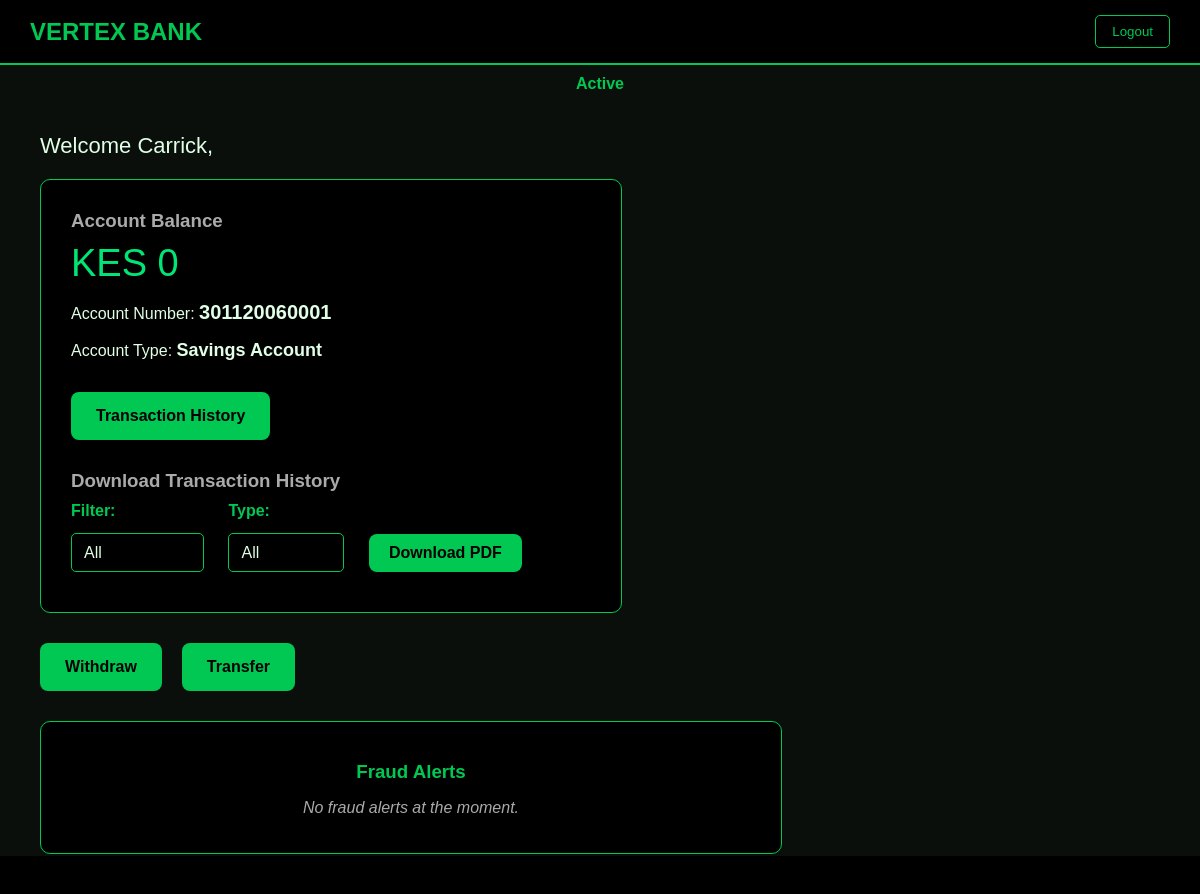
The app's page /dashboard (signed in) with its own data.
### tables this page shows
CREATE TABLE "users" (
	"id"	INTEGER,
	"username"	TEXT UNIQUE,
	"password"	TEXT,
	"first_name"	TEXT,
	"account_number"	TEXT,
	"account_type"	TEXT,
	"balance"	NUMERIC DEFAULT 0,
	"role"	TEXT,
	"last_name"	TEXT, id_number TEXT, status TEXT DEFAULT 'active',
	PRIMARY KEY("id" AUTOINCREMENT)
);

### app.py (the view)
@app.route('/dashboard')
def dashboard():
    username = session.get('username')
    if not username:
        return redirect(url_for('home'))
    conn = get_db()
    cur = conn.cursor()
    cur.execute("SELECT * FROM users WHERE username = ?", (username,))
    user = cur.fetchone()
    if not user:
        conn.close()
        return redirect(url_for('home'))
    cur.execute("""
        SELECT type, amount, date, from_account, to_account
        FROM transactions
        WHERE account_number = ?
        ORDER BY date DESC
    """, (user['account_number'],))
    transactions = cur.fetchall()
    cur.execute("""
        SELECT id, reason, amount, date, status, action
        FROM fraud_alerts
        WHERE account_number = ?
        ORDER BY date DESC
    """, (user['account_number'],))
    alerts = cur.fetchall()
    conn.close()
    return render_template(
        'dashboard.html',
        user=user,
        transactions=transactions,
        alerts=alerts  # pass alerts to HTML
    )

### app.py (called while the page is built)
def get_db():
    conn = sqlite3.connect("bank.db")
    conn.row_factory = sqlite3.Row
    return conn

### templates/dashboard.html (shortened to what this page needs)
<!DOCTYPE html>
<html lang="en">
<head>
</head>
<body>
    <div class="navbar">
        <h2>VERTEX BANK</h2>
        <button class="logout" onclick="window.location.href='{{ url_for('home') }}'">Logout</button>
    </div>
    <div style="text-align:center; margin-top: 10px;">
      {% if user.status == 'active' %}
        <span class="active-status status-tooltip"
            data-tooltip="Your account is active">
            Active
        </span>
    {% else %}
        <span class="suspended-status status-tooltip"
            data-tooltip="Your account is suspended. You cannot perform transactions!">
            Suspended
        </span>
    {% endif %}
    </div>
    <div class="container">
        <div class="welcome">Welcome {{ user.first_name }},</div>
        <div class="balance-card">
            <h3>Account Balance</h3>
            <div class="balance">KES {{ "{:,.0f}".format(user.balance) }}</div>
            <p>
                Account Number:
                <strong style="font-size: 20px;">{{ user.account_number }}</strong>
            </p>
            <p>
                Account Type:
                <strong style="font-size: 18px;">{{ user.account_type }}</strong>
            </p>
            <button class="action-btn" style="margin-top:15px;" onclick="toggleTransactions()">
                Transaction History
            </button>
          <div style="margin-top: 30px;">
                <h3>Download Transaction History</h3>
                <form action="{{ url_for('download_pdf') }}" method="POST" class="download-form">
                    <div style="margin-top: 10px;">
                        <label>Filter:</label>
                        <select name="filter_option" id="filter_option" class="form-select">
                            <option value="">All</option>
                        </select>
                    </div>
                    <div style="margin-bottom: 10px;">
                        <label>Type:</label>
                        <select name="tx_type" class="form-select">
                            <option value="">All</option>
                        </select>
                    </div>
                    <button type="submit" class="action-btn">Download PDF</button>
                </form>
            </div>
        </div>
        <div class="actions">
            <button class="action-btn" onclick="window.location.href='{{ url_for('withdraw') }}'">
                Withdraw
            </button>
            <button class="action-btn" onclick="window.location.href='{{ url_for('transfer') }}'">
                Transfer
            </button>
        </div>
        <div class="fraud-alerts-card">
            <h3>Fraud Alerts</h3>
            {% if alerts %}
                <table class="fraud-table">
                    <thead>
                        <tr>
                            <th>Reason</th>
                            <th>Amount</th>
                            <th>Date</th>
                            <th>Status</th>
                            <th>Action</th>
                            <th>Appeal</th>
                        </tr>
                    </thead>
                    <tbody>
                        {% for a in alerts %}
                        <tr class="{% if a.status == 'pending' %}pending{% else %}reviewed{% endif %}">
                            <td>{{ a.reason }}</td>
                            <td>KES {{ "{:,.0f}".format(a.amount) }}</td>
                            <td>{{ a.date }}</td>
                            <td>{{ a.status|title }}</td>
                            <td>
                                {% if a.action %}
                                    {{ a.action|title }}
                                {% else %}
                                    -
                                {% endif %}
                            </td>
                            <td>
                                {% if a.action == 'appealed' %}
                                    <span class="appealed-text">Appealed</span>
                                {% elif a.status == 'pending' %}
                                    <form action="{{ url_for('appeal_alert') }}" method="POST" style="margin:0;">
                                        <input type="hidden" name="alert_id" value="{{ a.id }}">
                                        <button type="submit" class="appeal-btn">Appeal</button>
                                    </form>
                                {% elif a.status == 'reviewed' %}
                                    {% if a.action == 'investigating' %}
                                        <span class="investigating-text">Under Investigation</span>
                                        <form action="{{ url_for('appeal_alert') }}" method="POST" style="margin:0;">
                                            <input type="hidden" name="alert_id" value="{{ a.id }}">
                                            <button type="submit" class="appeal-btn">Appeal</button>
                                        </form>
                                    {% elif a.action == 'frozen' %}
                                        <span class="frozen-text">Account Frozen</span>
                                        <form action="{{ url_for('appeal_alert') }}" method="POST" style="margin:0;">
                                            <input type="hidden" name="alert_id" value="{{ a.id }}">
                                            <button type="submit" class="appeal-btn">Appeal</button>
                                        </form>
                                    {% elif a.action == 'legitimate' %}
                                        <span class="reviewed-text">Review Complete</span>
                                    {% else %}
                                        <span class="reviewed-text">Review Complete</span>
                                    {% endif %}
                                {% elif a.status in ['investigating', 'frozen'] %}
                                    <form action="{{ url_for('appeal_alert') }}" method="POST" style="margin:0;">
                                        <input type="hidden" name="alert_id" value="{{ a.id }}">
                                        <button type="submit" class="appeal-btn">Appeal</button>
                                    </form>
                                {% else %}
                                    -
                                {% endif %}
                            </td>
                        </tr>
                        {% endfor %}
                    </tbody>
                </table>
            {% else %}
                <p class="no-alerts-msg">No fraud alerts at the moment.</p>
            {% endif %}
        </div>
    </div>
    <div class="footer-marquee">
    <span>Banking at the Peak of Intelligence</span>
</div>
</body>
</html>

### templates/dashboard.html (style rules this page uses)
body { margin: 0; font-family: Arial, sans-serif; background: #0b0f0c; color: #e0ffe6; }
.navbar { background: #000; padding: 15px 30px; display: flex; justify-content: space-between; align-items: center; border-bottom: 2px solid #00c853; }
.navbar h2 { color: #00c853; margin: 0; }
.logout { background: transparent; color: #00c853; border: 1px solid #00c853; padding: 8px 16px; border-radius: 5px; cursor: pointer; }
.active-status { color: #00c853; font-weight: bold; }
.status-tooltip { position: relative; cursor: pointer; }
.status-tooltip::after { content: attr(data-tooltip); position: absolute; bottom: 140%; left: 50%; transform: translateX(-50%); background: #000; color: #00e676; border: 1px solid #00c853; padding: 8px 12px; border-radius: 6px; font-size: 13px; white-space: nowrap; opacity: 0; pointer-events: none; transition: 0.25s ease; box-shadow: 0 0 8px rgba(0,200,83,0.4); z-index: 10; }
.container { padding: 40px; }
.welcome { font-size: 22px; margin-bottom: 20px; }
.balance-card { background: #000; border: 1px solid #00c853; padding: 30px; border-radius: 10px; width: 520px; margin-bottom: 30px; }
.balance-card h3 { margin: 0; color: #aaa; }
.balance { font-size: 38px; color: #00e676; margin-top: 10px; }
.actions { display: flex; gap: 20px; margin-top: 30px; }
.action-btn { background: #00c853; color: #000; border: none; padding: 15px 25px; font-size: 16px; border-radius: 8px; cursor: pointer; font-weight: bold; }
.download-form label { display: block; margin-bottom: 8px; color: #00c853; font-weight: bold; font-size: 16px; }
.form-select, .form-input { background: #000; color: #e0ffe6; border: 1px solid #00c853; border-radius: 5px; padding: 10px 12px; font-size: 16px; margin-right: 10px; margin-top: 5px; appearance: none; }
.form-select option { background: #000; color: #e0ffe6 }
.download-form button.action-btn { padding: 10px 20px; font-size: 16px; margin-top: 10px; }
.download-form > div { display: inline-block; margin-right: 10px; }
.footer-marquee { position: fixed; bottom: 0; width: 100%; background: #000; color: #00c853; padding: 10px 0; font-weight: bold; white-space: nowrap; overflow: hidden; box-sizing: border-box; }
.footer-marquee span { display: inline-block; padding-left: 100%; animation: scroll 15s linear infinite; }
.fraud-alerts-card { background: #000; border: 1px solid #00c853; border-radius: 10px; padding: 20px; margin-top: 30px; max-width: 700px; }
.fraud-alerts-card h3 { color: #00c853; margin-bottom: 15px; text-align: center; }
.no-alerts-msg { text-align: center; color: #aaa; font-style: italic; }

### records on screen
users: first_name "Carrick", balance "0", account_number "301120060001", account_type "Savings Account"
